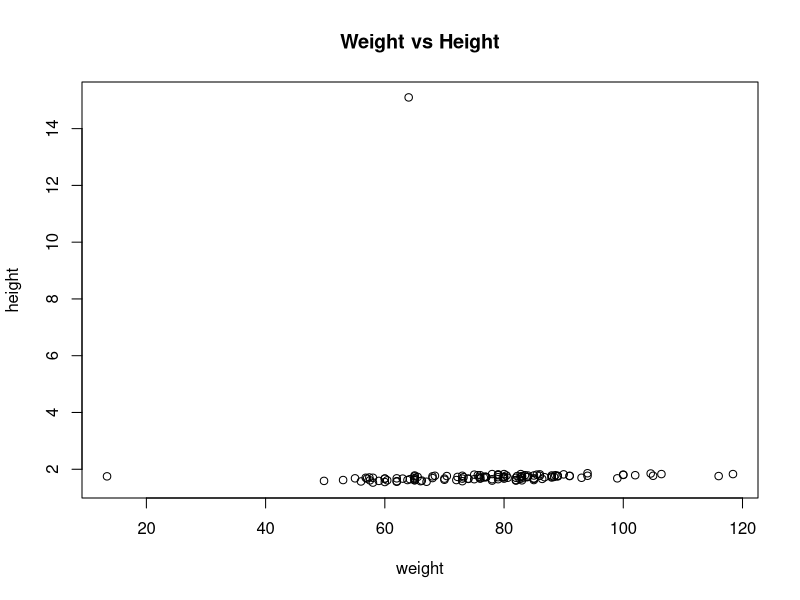
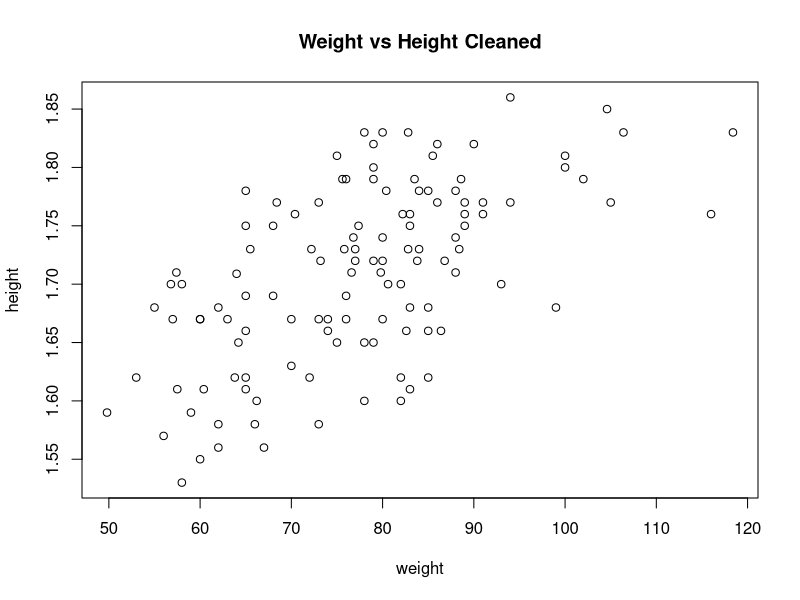
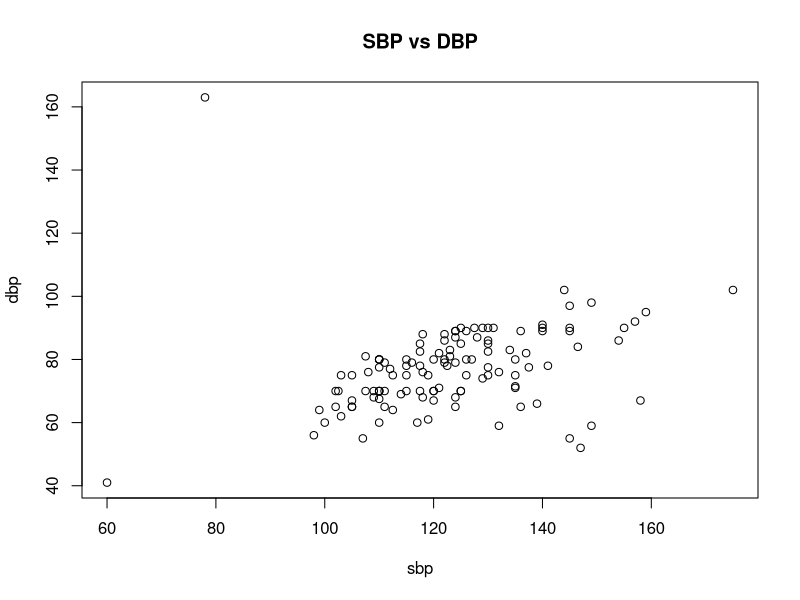
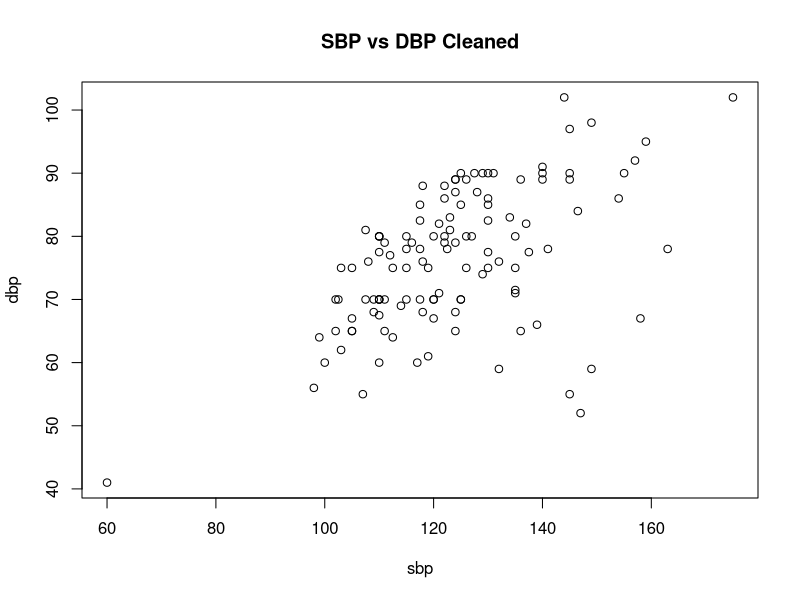
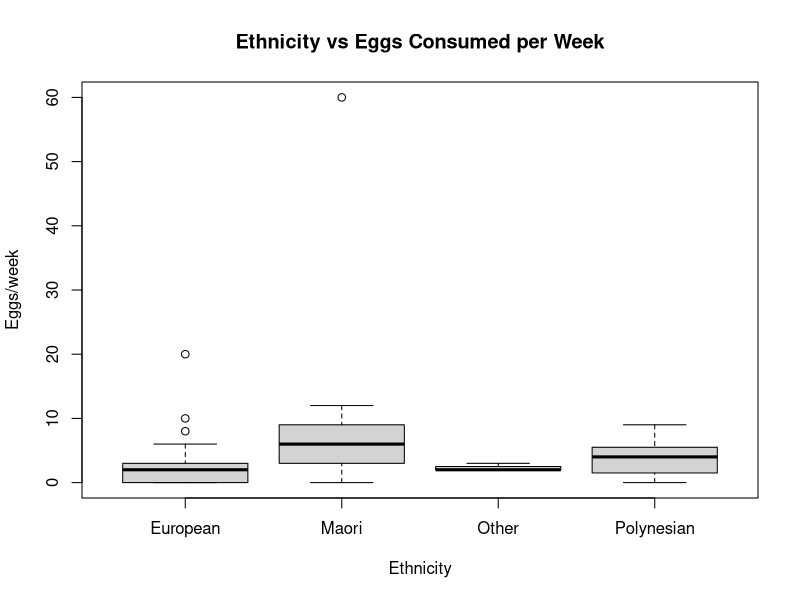
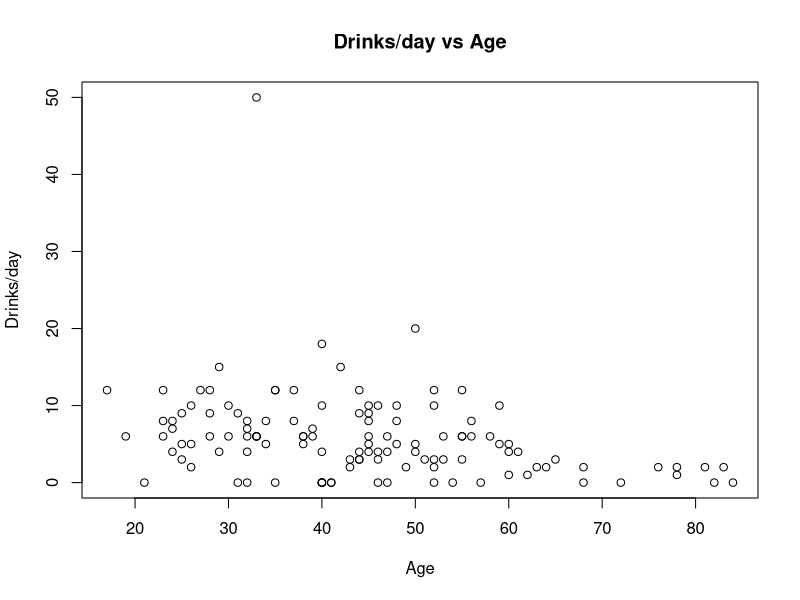
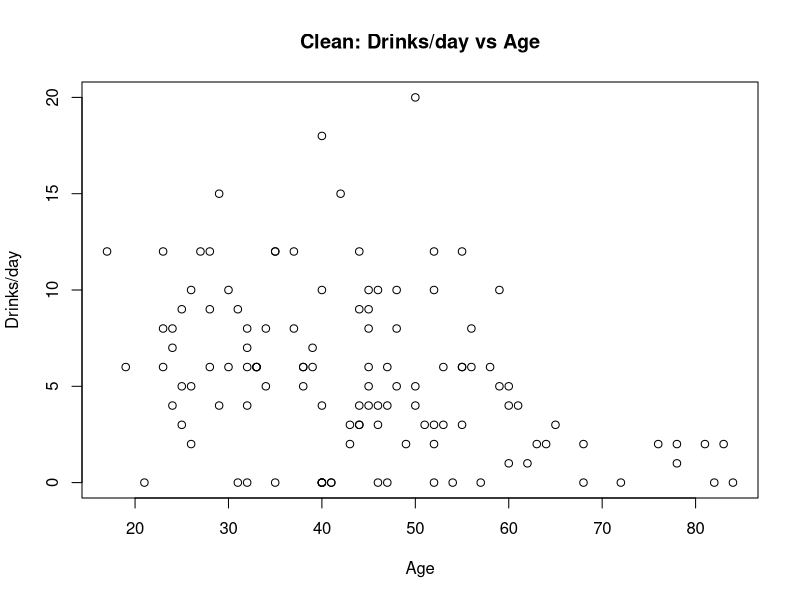
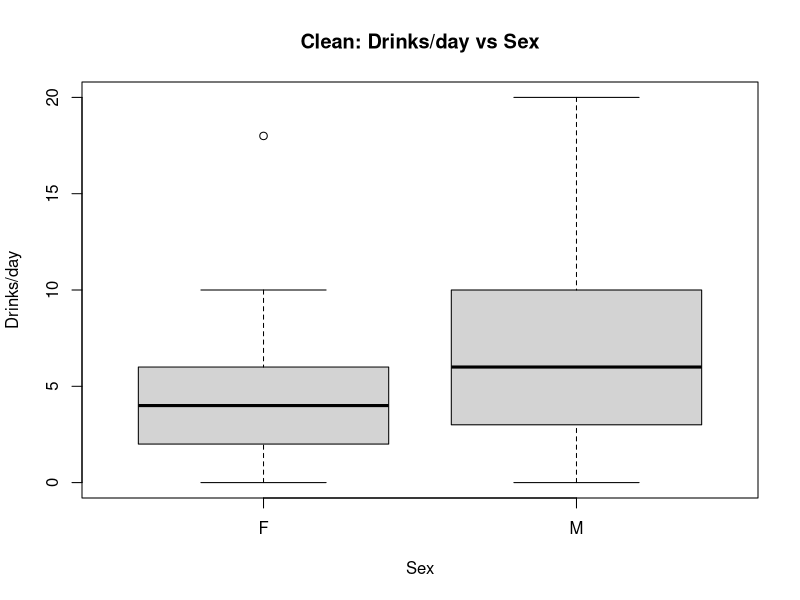

Generate these figures, in order, with R:
## ---- chunk 1
knitr::opts_chunk$set(echo = TRUE)
## ---- chunk 2
hearthealth = read.csv("hearthealth.csv")
weight = hearthealth$weight
height = hearthealth$height
plot(main = "Weight vs Height", weight, height)
## ---- chunk 3
height.avg.no.outlier = mean(height[height < 5])
hearthealth$height[hearthealth$height > 5] = height.avg.no.outlier

weight.avg.no.outlier = mean(weight[weight > 20])
hearthealth$weight[hearthealth$weight < 20] = weight.avg.no.outlier

plot(hearthealth$weight, hearthealth$height, xlab = "weight", ylab = "height",
     main = "Weight vs Height Cleaned")
## ---- chunk 4
plot(hearthealth$sbp, hearthealth$dbp, main = "SBP vs DBP", xlab = "sbp", ylab = "dbp")
## ---- chunk 5
bp.outlier.row = which(hearthealth$dbp > 160)
sbp = hearthealth$sbp[bp.outlier.row]
dbp = hearthealth$dbp[bp.outlier.row]
## swap DBP & SBP
hearthealth$sbp[bp.outlier.row] = dbp
hearthealth$dbp[bp.outlier.row] = sbp

plot(hearthealth$sbp, hearthealth$dbp, main = "SBP vs DBP Cleaned", xlab = "sbp", ylab = "dbp")

## ---- chunk 6
summary(cars)
## ---- chunk 7
plot(factor(hearthealth$ethnicity), hearthealth$eggs, main = "Ethnicity vs Eggs Consumed per Week", xlab = "Ethnicity", ylab = "Eggs/week")
## ---- chunk 8
eggs = hearthealth$eggs
ethnicity = hearthealth$ethnicity
hearthealth.eggs.fit = glm(eggs ~ ethnicity, family = 'poisson')
summary(hearthealth.eggs.fit)
## ---- chunk 9
anova(hearthealth.eggs.fit, test = "Chisq")
## ---- chunk 10
coef(hearthealth.eggs.fit)
cat("Exponentiated coefficients", "\n")
exp(coef(hearthealth.eggs.fit))
## ---- chunk 11
ethnicity_re = factor(ethnicity, levels = c("Maori", "Other", "European", "Polynesian"))
new.eggs.fit = glm(eggs ~ ethnicity_re, family = "poisson")
summary(new.eggs.fit)
## ---- chunk 12
exp(coef(new.eggs.fit))
## ---- chunk 13
drinkmaxday = hearthealth$drinkmaxday
age = hearthealth$age
sex = hearthealth$sex

plot(drinkmaxday ~ age, main = "Drinks/day vs Age", xlab = "Age", ylab = "Drinks/day")
## ---- chunk 14
drink.impossible = which(hearthealth$drinkmaxday > 45)
hearthealth.1 = hearthealth[-drink.impossible,]

drinkmaxday = hearthealth.1$drinkmaxday
age = hearthealth.1$age
sex = hearthealth.1$sex

plot(drinkmaxday ~ age, main = "Clean: Drinks/day vs Age", xlab = "Age", ylab = "Drinks/day")
## ---- chunk 15
plot(drinkmaxday ~ factor(sex), main = "Clean: Drinks/day vs Sex", xlab = "Sex", ylab = "Drinks/day")
## ---- chunk 16
alcohol.fit = glm(drinkmaxday ~ age*sex, family = "poisson")
anova(alcohol.fit, test = "Chisq")
## ---- chunk 17
alcohol.fit = glm(drinkmaxday ~ age + sex, family = "poisson")
anova(alcohol.fit, test = "Chisq")
## ---- chunk 18
summary(alcohol.fit)
## ---- chunk 19
cat("Raw Coefficients \n")
coef(alcohol.fit)
cat("Terms Exponentiated \n")
exp(coef(alcohol.fit))
cat("% Difference \n")
100 * (exp(coef(alcohol.fit)[c(2,3)]) - 1)
cat("% Difference in 10 years \n")
100 * (exp(10 * coef(alcohol.fit)[2]) - 1)

## ---- chunk 20
cat("Raw Confidence Interval")
exp(confint(alcohol.fit))
cat("% Difference \n")
100 * (exp(confint(alcohol.fit)[c(2,3),]) - 1)
cat("% Difference in 10 years \n")
100 * (exp(10 * confint(alcohol.fit)[2,]) - 1)
## ---- chunk 21
plot(drinkmaxday ~ age, main = "Drinks/day vs Age", xlab = "Age", ylab = "Drinks/day")
xx = seq(15, 85, length.out = 300)

new.data.female = data.frame(age = xx, sex = rep("F", 300))
new.data.male = data.frame(age = xx, sex = rep("M", 300))

yy.female = predict(alcohol.fit, new.data.female, type = "response")
yy.male = predict(alcohol.fit, new.data.male, type = "response")

lines(xx, yy.female, col = "pink")
lines(xx, yy.male, col = "blue")

legend("topright", legend = c("Male", "Female"), pch = rep(15, 2), 
       col = c("blue", "pink"))
## ---- chunk 22
comp1 = data.frame(age = c(30, 50), sex = c("M", "M"))
comp2 = data.frame(age = c(40, 40), sex = c("M", "F"))

cat("Prediction 1 \n")
predict(alcohol.fit, comp1, type = "response")
cat("Prediction 2 \n")
predict(alcohol.fit, comp2, type = "response")
## ---- chunk 23
exerhour = hearthealth$exerhour
age = hearthealth$age
smoke = hearthealth$smoke

plot(exerhour ~ age)
plot(exerhour ~ factor(smoke))
## ---- chunk 24
exercise.fit = glm(exerhour ~ age*smoke, family = "poisson")
anova(exercise.fit, test = 'Chisq')
## ---- chunk 25
exercise.fit = glm(exerhour ~ age + smoke, family = "poisson")
anova(exercise.fit, test = 'Chisq')
## ---- chunk 26
summary(exercise.fit)
cat("Raw Coefficients \n")
coef(exercise.fit)
cat("Coefficients Exponentiated \n")
exp(coef(exercise.fit))
cat("% Difference \n")
100 * (exp(coef(exercise.fit)[c(2,3)])-1)
cat("% Difference in 10 years \n")
100 * (exp(10*coef(exercise.fit)[2])-1)
## ---- chunk 27
cat("Confidence Interval")
exp(confint(exercise.fit))
cat("% Difference \n")
100 * (exp(confint(exercise.fit)[c(2,3),]) - 1)
cat("% Difference in 10 years \n")
100 * (exp(10 * confint(exercise.fit)[2,]) - 1)
## ---- chunk 28
plot(exerhour ~ age)
xx = seq(15, 85, length.out = 300)

new.data.smoke = data.frame(age = xx, smoke = rep('Yes', 300))
new.data.nonsmoke = data.frame(age = xx, smoke = rep('No', 300))

yy.smoke = predict(exercise.fit, new.data.smoke, type = "response")
yy.nonsmoke = predict(exercise.fit, new.data.nonsmoke, type = "response")

lines(xx, yy.smoke, col = "black")
lines(xx, yy.nonsmoke, col = "lightgreen")
legend("topright", legend = c("Smoke", "Non-Smoke"), col = c("black", "lightgreen"), 
       pch = 15)
## ---- chunk 29
heartattack = hearthealth$heartattack
age = hearthealth$age
cholesterol = hearthealth$chol

ha.fit = glm(heartattack ~ age * cholesterol, family = "binomial")

anova(ha.fit, test = "Chisq")
## ---- chunk 30
ha.fit = glm(heartattack ~ age + cholesterol, family = "binomial")
anova(ha.fit, test = "Chisq")
## ---- chunk 31
summary(ha.fit)

cat("Raw Coefficients \n")
coef(ha.fit)
cat("Coefficients Exponentiated \n")
exp(coef(ha.fit))
cat("& Difference \n")
100*(exp(coef(ha.fit)[c(2,3)])-1)
cat("& Difference in 10 years \n")
100*(exp(10*coef(ha.fit)[2])-1)
## ---- chunk 32
cat("Confidence Interval")
exp(confint(ha.fit))
cat("& Difference \n")
100*(exp(confint(ha.fit)[c(2,3),])-1)
cat("& Difference in 10 years \n")
100*(exp(10*confint(ha.fit)[2,])-1)
## ---- chunk 33
plot(heartattack ~ age)

xx = seq(15, 85, length.out = 300)

new.data.highc = data.frame(age = xx, cholesterol = rep("High", 300))
new.data.lowc = data.frame(age = xx, cholesterol = rep("Low", 300))

yy.highc = predict(ha.fit, new.data.highc, type = "response")
yy.lowc = predict(ha.fit, new.data.lowc, type = "response")

lines(xx, yy.highc, col = "red")
lines(xx, yy.lowc, col = "green")

legend("topleft", legend = c("High Cholesterol", "Low Cholesterol"), 
       col = c("red", "green"), pch = 15)
